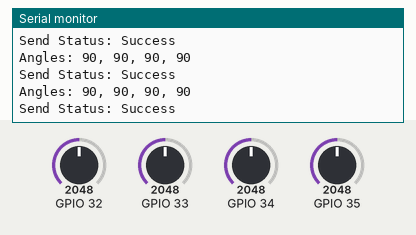
This sketch was run on a simulated ESP32. On the bench: the last lines printed to the serial monitor. The inputs (shaded band) are chosen by the test bench; at power-on: GPIO 32 = 2048, GPIO 33 = 2048, GPIO 34 = 2048, GPIO 35 = 2048.

Above: at 1.2 s.
1.3 s: GPIO 32 set to 2866
At 1.34 s:
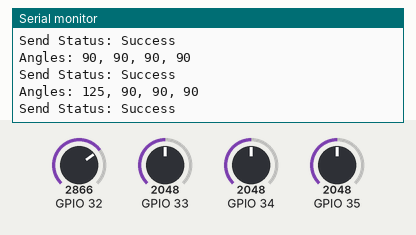
2.8 s: GPIO 33 set to 2866
At 2.82 s:
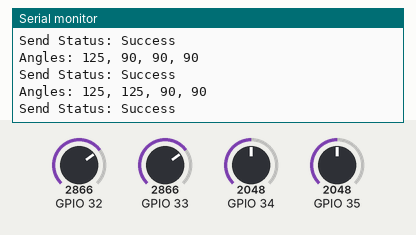
4.3 s: GPIO 34 set to 2866
At 4.35 s:
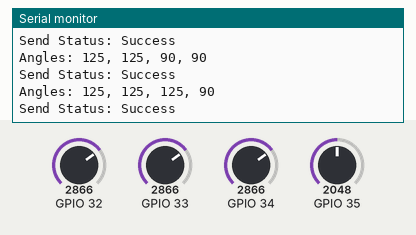
5.8 s: GPIO 35 set to 2866
At 5.82 s:
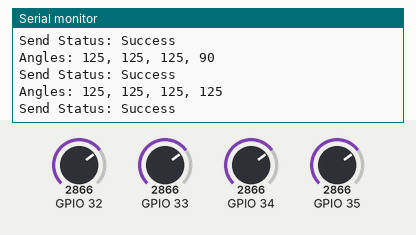
7.3 s: GPIO 32 set to 3972
At 7.35 s:
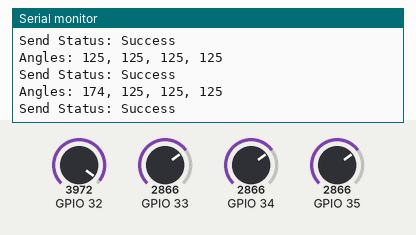
8.8 s: GPIO 33 set to 3972
At 8.83 s:
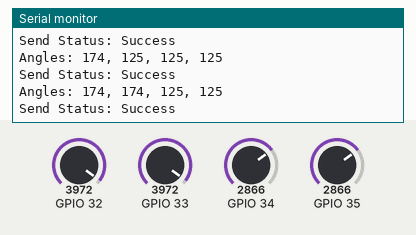
Timing chart, 0 to 11.3 s (numbered marks = the images above; inputs shaded):
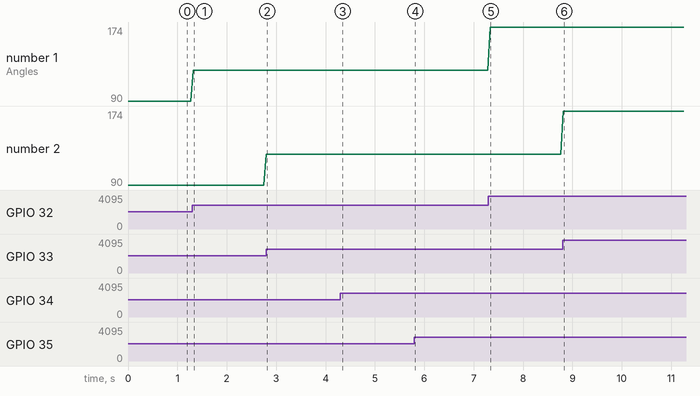

The sketch:

master.ino
```cpp
#include <esp_now.h>
#include <WiFi.h>

// Slave ka MAC Address
uint8_t broadcastAddress[] = {0xAA, 0xBB, 0xCC, 0xDD, 0xEE, 0xFF};

// Charo servos ke angles ke liye structure
typedef struct struct_message {
    int angle1;
    int angle2;
    int angle3;
    int angle4;
} struct_message;

struct_message myData;
esp_now_peer_info_t peerInfo;

void OnDataSent(const uint8_t *mac_addr, esp_now_send_status_t status) {
  Serial.print("\r\nSend Status: ");
  Serial.println(status == ESP_NOW_SEND_SUCCESS ? "Success" : "Fail");
}

void setup() {
  Serial.begin(115200);
  WiFi.mode(WIFI_STA);

  if (esp_now_init() != ESP_OK) return;

  esp_now_register_send_cb((esp_now_send_cb_t)OnDataSent);

  memcpy(peerInfo.peer_addr, broadcastAddress, 6);
  peerInfo.channel = 0;
  peerInfo.encrypt = false;

  if (esp_now_add_peer(&peerInfo) != ESP_OK) return;
}

void loop() {
  // 4 Pots reading from ADC1 pins
  myData.angle1 = map(analogRead(32), 0, 4095, 0, 180);
  myData.angle2 = map(analogRead(33), 0, 4095, 0, 180);
  myData.angle3 = map(analogRead(34), 0, 4095, 0, 180);
  myData.angle4 = map(analogRead(35), 0, 4095, 0, 180);

  esp_now_send(broadcastAddress, (uint8_t *) &myData, sizeof(myData));

  Serial.printf("Angles: %d, %d, %d, %d\n", myData.angle1, myData.angle2, myData.angle3, myData.angle4);
  delay(50);
}
```

Measured:
- after the input at 1.3 s, the serial monitor: prints a new line at once (image 1)
- after the input at 2.8 s, the serial monitor: prints a new line at once (image 2)
- after the input at 4.3 s, the serial monitor: prints a new line at once (image 3)
- after the input at 5.8 s, the serial monitor: prints a new line at once (image 4)
- after the input at 7.3 s, the serial monitor: prints a new line at once (image 5)
- after the input at 8.8 s, the serial monitor: prints a new line at once (image 6)
- plotted number 1: 90 → 125 after the input at 1.3 s, 125 → 174 after the input at 7.3 s
